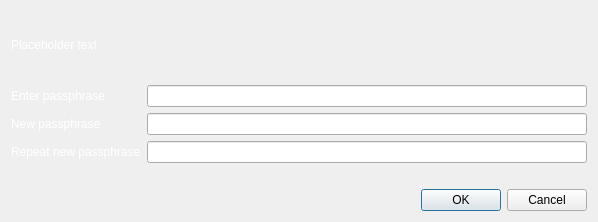
<?xml version="1.0" encoding="UTF-8"?>
<ui version="4.0">
 <class>AskPassphraseDialog</class>
 <widget class="QDialog" name="AskPassphraseDialog">
  <property name="geometry">
   <rect>
    <x>0</x>
    <y>0</y>
    <width>598</width>
    <height>222</height>
   </rect>
  </property>
  <property name="sizePolicy">
   <sizepolicy hsizetype="Preferred" vsizetype="Minimum">
    <horstretch>0</horstretch>
    <verstretch>0</verstretch>
   </sizepolicy>
  </property>
  <property name="minimumSize">
   <size>
    <width>550</width>
    <height>0</height>
   </size>
  </property>
  <property name="windowTitle">
   <string>Passphrase Dialog</string>
  </property>
  <property name="styleSheet">
   <string notr="true">QDialog#AskPassphraseDialog {
border-image: url(':/images/adcendbtc') 0 0 0 0 stretch stretch;
}</string>
  </property>
  <layout class="QVBoxLayout" name="verticalLayout">
   <property name="sizeConstraint">
    <enum>QLayout::SetMinimumSize</enum>
   </property>
   <item>
    <widget class="QLabel" name="warningLabel">
     <property name="palette">
      <palette>
       <active>
        <colorrole role="WindowText">
         <brush brushstyle="SolidPattern">
          <color alpha="255">
           <red>255</red>
           <green>255</green>
           <blue>255</blue>
          </color>
         </brush>
        </colorrole>
       </active>
       <inactive>
        <colorrole role="WindowText">
         <brush brushstyle="SolidPattern">
          <color alpha="255">
           <red>255</red>
           <green>255</green>
           <blue>255</blue>
          </color>
         </brush>
        </colorrole>
       </inactive>
       <disabled>
        <colorrole role="WindowText">
         <brush brushstyle="SolidPattern">
          <color alpha="255">
           <red>120</red>
           <green>120</green>
           <blue>120</blue>
          </color>
         </brush>
        </colorrole>
       </disabled>
      </palette>
     </property>
     <property name="text">
      <string notr="true">Placeholder text</string>
     </property>
     <property name="textFormat">
      <enum>Qt::RichText</enum>
     </property>
     <property name="wordWrap">
      <bool>true</bool>
     </property>
    </widget>
   </item>
   <item>
    <layout class="QFormLayout" name="formLayout">
     <property name="sizeConstraint">
      <enum>QLayout::SetMinimumSize</enum>
     </property>
     <property name="fieldGrowthPolicy">
      <enum>QFormLayout::AllNonFixedFieldsGrow</enum>
     </property>
     <item row="0" column="0">
      <widget class="QLabel" name="passLabel1">
       <property name="palette">
        <palette>
         <active>
          <colorrole role="WindowText">
           <brush brushstyle="SolidPattern">
            <color alpha="255">
             <red>255</red>
             <green>255</green>
             <blue>255</blue>
            </color>
           </brush>
          </colorrole>
         </active>
         <inactive>
          <colorrole role="WindowText">
           <brush brushstyle="SolidPattern">
            <color alpha="255">
             <red>255</red>
             <green>255</green>
             <blue>255</blue>
            </color>
           </brush>
          </colorrole>
         </inactive>
         <disabled>
          <colorrole role="WindowText">
           <brush brushstyle="SolidPattern">
            <color alpha="255">
             <red>120</red>
             <green>120</green>
             <blue>120</blue>
            </color>
           </brush>
          </colorrole>
         </disabled>
        </palette>
       </property>
       <property name="text">
        <string>Enter passphrase</string>
       </property>
      </widget>
     </item>
     <item row="0" column="1">
      <widget class="QLineEdit" name="passEdit1">
       <property name="echoMode">
        <enum>QLineEdit::Password</enum>
       </property>
      </widget>
     </item>
     <item row="1" column="0">
      <widget class="QLabel" name="passLabel2">
       <property name="palette">
        <palette>
         <active>
          <colorrole role="WindowText">
           <brush brushstyle="SolidPattern">
            <color alpha="255">
             <red>255</red>
             <green>255</green>
             <blue>255</blue>
            </color>
           </brush>
          </colorrole>
         </active>
         <inactive>
          <colorrole role="WindowText">
           <brush brushstyle="SolidPattern">
            <color alpha="255">
             <red>255</red>
             <green>255</green>
             <blue>255</blue>
            </color>
           </brush>
          </colorrole>
         </inactive>
         <disabled>
          <colorrole role="WindowText">
           <brush brushstyle="SolidPattern">
            <color alpha="255">
             <red>120</red>
             <green>120</green>
             <blue>120</blue>
            </color>
           </brush>
          </colorrole>
         </disabled>
        </palette>
       </property>
       <property name="text">
        <string>New passphrase</string>
       </property>
      </widget>
     </item>
     <item row="1" column="1">
      <widget class="QLineEdit" name="passEdit2">
       <property name="echoMode">
        <enum>QLineEdit::Password</enum>
       </property>
      </widget>
     </item>
     <item row="2" column="0">
      <widget class="QLabel" name="passLabel3">
       <property name="palette">
        <palette>
         <active>
          <colorrole role="WindowText">
           <brush brushstyle="SolidPattern">
            <color alpha="255">
             <red>255</red>
             <green>255</green>
             <blue>255</blue>
            </color>
           </brush>
          </colorrole>
         </active>
         <inactive>
          <colorrole role="WindowText">
           <brush brushstyle="SolidPattern">
            <color alpha="255">
             <red>255</red>
             <green>255</green>
             <blue>255</blue>
            </color>
           </brush>
          </colorrole>
         </inactive>
         <disabled>
          <colorrole role="WindowText">
           <brush brushstyle="SolidPattern">
            <color alpha="255">
             <red>120</red>
             <green>120</green>
             <blue>120</blue>
            </color>
           </brush>
          </colorrole>
         </disabled>
        </palette>
       </property>
       <property name="text">
        <string>Repeat new passphrase</string>
       </property>
      </widget>
     </item>
     <item row="2" column="1">
      <widget class="QLineEdit" name="passEdit3">
       <property name="echoMode">
        <enum>QLineEdit::Password</enum>
       </property>
      </widget>
     </item>
     <item row="3" column="1">
      <widget class="QLabel" name="capsLabel">
       <property name="palette">
        <palette>
         <active>
          <colorrole role="WindowText">
           <brush brushstyle="SolidPattern">
            <color alpha="255">
             <red>255</red>
             <green>255</green>
             <blue>255</blue>
            </color>
           </brush>
          </colorrole>
         </active>
         <inactive>
          <colorrole role="WindowText">
           <brush brushstyle="SolidPattern">
            <color alpha="255">
             <red>255</red>
             <green>255</green>
             <blue>255</blue>
            </color>
           </brush>
          </colorrole>
         </inactive>
         <disabled>
          <colorrole role="WindowText">
           <brush brushstyle="SolidPattern">
            <color alpha="255">
             <red>120</red>
             <green>120</green>
             <blue>120</blue>
            </color>
           </brush>
          </colorrole>
         </disabled>
        </palette>
       </property>
       <property name="font">
        <font>
         <weight>75</weight>
         <bold>true</bold>
        </font>
       </property>
       <property name="text">
        <string/>
       </property>
       <property name="alignment">
        <set>Qt::AlignCenter</set>
       </property>
      </widget>
     </item>
    </layout>
   </item>
   <item>
    <widget class="QDialogButtonBox" name="buttonBox">
     <property name="orientation">
      <enum>Qt::Horizontal</enum>
     </property>
     <property name="standardButtons">
      <set>QDialogButtonBox::Cancel|QDialogButtonBox::Ok</set>
     </property>
    </widget>
   </item>
  </layout>
 </widget>
 <resources/>
 <connections>
  <connection>
   <sender>buttonBox</sender>
   <signal>accepted()</signal>
   <receiver>AskPassphraseDialog</receiver>
   <slot>accept()</slot>
   <hints>
    <hint type="sourcelabel">
     <x>20</x>
     <y>20</y>
    </hint>
    <hint type="destinationlabel">
     <x>20</x>
     <y>20</y>
    </hint>
   </hints>
  </connection>
  <connection>
   <sender>buttonBox</sender>
   <signal>rejected()</signal>
   <receiver>AskPassphraseDialog</receiver>
   <slot>reject()</slot>
   <hints>
    <hint type="sourcelabel">
     <x>20</x>
     <y>20</y>
    </hint>
    <hint type="destinationlabel">
     <x>20</x>
     <y>20</y>
    </hint>
   </hints>
  </connection>
 </connections>
</ui>
